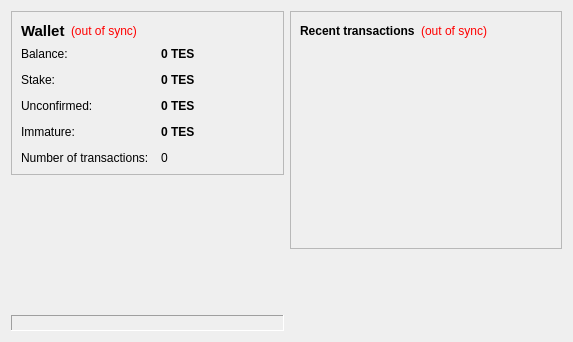
<?xml version="1.0" encoding="UTF-8"?>
<ui version="4.0">
 <class>OverviewPage</class>
 <widget class="QWidget" name="OverviewPage">
  <property name="geometry">
   <rect>
    <x>0</x>
    <y>0</y>
    <width>573</width>
    <height>342</height>
   </rect>
  </property>
  <property name="windowTitle">
   <string>Form</string>
  </property>
  <layout class="QHBoxLayout" name="horizontalLayout" stretch="1,1">
   <item>
    <layout class="QVBoxLayout" name="verticalLayout_2">
     <item>
      <widget class="QFrame" name="frame">
       <property name="frameShape">
        <enum>QFrame::StyledPanel</enum>
       </property>
       <property name="frameShadow">
        <enum>QFrame::Raised</enum>
       </property>
       <layout class="QVBoxLayout" name="verticalLayout_4">
        <item>
         <layout class="QHBoxLayout" name="horizontalLayout_4">
          <item>
           <widget class="QLabel" name="label_5">
            <property name="font">
             <font>
              <pointsize>11</pointsize>
              <weight>75</weight>
              <bold>true</bold>
             </font>
            </property>
            <property name="text">
             <string>Wallet</string>
            </property>
           </widget>
          </item>
          <item>
           <widget class="QLabel" name="labelWalletStatus">
            <property name="toolTip">
             <string>The displayed information may be out of date. Your wallet automatically synchronizes with the Teslacoin network after a connection is established, but this process has not completed yet.</string>
            </property>
            <property name="styleSheet">
             <string notr="true">QLabel { color: red; }</string>
            </property>
            <property name="text">
             <string notr="true">(out of sync)</string>
            </property>
            <property name="alignment">
             <set>Qt::AlignLeading|Qt::AlignLeft|Qt::AlignVCenter</set>
            </property>
           </widget>
          </item>
          <item>
           <spacer name="horizontalSpacer_2">
            <property name="orientation">
             <enum>Qt::Horizontal</enum>
            </property>
            <property name="sizeHint" stdset="0">
             <size>
              <width>40</width>
              <height>20</height>
             </size>
            </property>
           </spacer>
          </item>
         </layout>
        </item>
        <item>
         <layout class="QFormLayout" name="formLayout_2">
          <property name="fieldGrowthPolicy">
           <enum>QFormLayout::AllNonFixedFieldsGrow</enum>
          </property>
          <property name="horizontalSpacing">
           <number>12</number>
          </property>
          <property name="verticalSpacing">
           <number>12</number>
          </property>
          <item row="0" column="0">
           <widget class="QLabel" name="label">
            <property name="text">
             <string>Balance:</string>
            </property>
           </widget>
          </item>
          <item row="0" column="1">
           <widget class="QLabel" name="labelBalance">
            <property name="font">
             <font>
              <weight>75</weight>
              <bold>true</bold>
             </font>
            </property>
            <property name="cursor">
             <cursorShape>IBeamCursor</cursorShape>
            </property>
            <property name="toolTip">
             <string>Your current balance</string>
            </property>
            <property name="text">
             <string notr="true">0 TES</string>
            </property>
            <property name="textInteractionFlags">
             <set>Qt::LinksAccessibleByMouse|Qt::TextSelectableByKeyboard|Qt::TextSelectableByMouse</set>
            </property>
           </widget>
          </item>
          <item row="1" column="0">
           <widget class="QLabel" name="label_6">
            <property name="text">
             <string>Stake:</string>
            </property>
           </widget>
          </item>
          <item row="1" column="1">
           <widget class="QLabel" name="labelStake">
            <property name="font">
             <font>
              <weight>75</weight>
              <bold>true</bold>
             </font>
            </property>
            <property name="cursor">
             <cursorShape>IBeamCursor</cursorShape>
            </property>
            <property name="toolTip">
             <string>Total of coins that was staked, and do not yet count toward the current balance</string>
            </property>
            <property name="text">
             <string notr="true">0 TES</string>
            </property>
            <property name="textInteractionFlags">
             <set>Qt::LinksAccessibleByMouse|Qt::TextSelectableByKeyboard|Qt::TextSelectableByMouse</set>
            </property>
           </widget>
          </item>
          <item row="2" column="0">
           <widget class="QLabel" name="label_3">
            <property name="text">
             <string>Unconfirmed:</string>
            </property>
           </widget>
          </item>
          <item row="2" column="1">
           <widget class="QLabel" name="labelUnconfirmed">
            <property name="font">
             <font>
              <weight>75</weight>
              <bold>true</bold>
             </font>
            </property>
            <property name="cursor">
             <cursorShape>IBeamCursor</cursorShape>
            </property>
            <property name="toolTip">
             <string>Total of transactions that have yet to be confirmed, and do not yet count toward the current balance</string>
            </property>
            <property name="text">
             <string notr="true">0 TES</string>
            </property>
            <property name="textInteractionFlags">
             <set>Qt::LinksAccessibleByMouse|Qt::TextSelectableByKeyboard|Qt::TextSelectableByMouse</set>
            </property>
           </widget>
          </item>
          <item row="3" column="0">
           <widget class="QLabel" name="labelImmatureText">
            <property name="text">
             <string>Immature:</string>
            </property>
           </widget>
          </item>
          <item row="3" column="1">
           <widget class="QLabel" name="labelImmature">
            <property name="font">
             <font>
              <weight>75</weight>
              <bold>true</bold>
             </font>
            </property>
            <property name="toolTip">
             <string>Mined balance that has not yet matured</string>
            </property>
            <property name="text">
             <string notr="true">0 TES</string>
            </property>
            <property name="textInteractionFlags">
             <set>Qt::LinksAccessibleByMouse|Qt::TextSelectableByKeyboard|Qt::TextSelectableByMouse</set>
            </property>
           </widget>
          </item>
          <item row="4" column="0">
           <widget class="QLabel" name="label_2">
            <property name="text">
             <string>Number of transactions:</string>
            </property>
           </widget>
          </item>
          <item row="4" column="1">
           <widget class="QLabel" name="labelNumTransactions">
            <property name="toolTip">
             <string>Total number of transactions in wallet</string>
            </property>
            <property name="text">
             <string notr="true">0</string>
            </property>
           </widget>
          </item>
         </layout>
        </item>
       </layout>
      </widget>
     </item>
     <item>
      <spacer name="verticalSpacer">
       <property name="orientation">
        <enum>Qt::Vertical</enum>
       </property>
       <property name="sizeHint" stdset="0">
        <size>
         <width>20</width>
         <height>40</height>
        </size>
       </property>
      </spacer>
     </item>
     <item>
      <widget class="QLabel" name="label_7">
       <property name="frameShape">
        <enum>QFrame::Panel</enum>
       </property>
       <property name="frameShadow">
        <enum>QFrame::Sunken</enum>
       </property>
       <property name="text">
        <string/>
       </property>
       <property name="pixmap">
        <pixmap resource="../bitcoin.qrc">:/images/res/images/tesla-150-150.png</pixmap>
       </property>
       <property name="alignment">
        <set>Qt::AlignCenter</set>
       </property>
      </widget>
     </item>
    </layout>
   </item>
   <item>
    <layout class="QVBoxLayout" name="verticalLayout_3">
     <item>
      <widget class="QFrame" name="frame_2">
       <property name="frameShape">
        <enum>QFrame::StyledPanel</enum>
       </property>
       <property name="frameShadow">
        <enum>QFrame::Raised</enum>
       </property>
       <layout class="QVBoxLayout" name="verticalLayout">
        <item>
         <layout class="QHBoxLayout" name="horizontalLayout_2">
          <item>
           <widget class="QLabel" name="label_4">
            <property name="text">
             <string>&lt;b&gt;Recent transactions&lt;/b&gt;</string>
            </property>
           </widget>
          </item>
          <item>
           <widget class="QLabel" name="labelTransactionsStatus">
            <property name="toolTip">
             <string>The displayed information may be out of date. Your wallet automatically synchronizes with the Teslacoin network after a connection is established, but this process has not completed yet.</string>
            </property>
            <property name="styleSheet">
             <string notr="true">QLabel { color: red; }</string>
            </property>
            <property name="text">
             <string notr="true">(out of sync)</string>
            </property>
            <property name="alignment">
             <set>Qt::AlignRight|Qt::AlignTrailing|Qt::AlignVCenter</set>
            </property>
           </widget>
          </item>
          <item>
           <spacer name="horizontalSpacer">
            <property name="orientation">
             <enum>Qt::Horizontal</enum>
            </property>
            <property name="sizeHint" stdset="0">
             <size>
              <width>40</width>
              <height>20</height>
             </size>
            </property>
           </spacer>
          </item>
         </layout>
        </item>
        <item>
         <widget class="QListView" name="listTransactions">
          <property name="styleSheet">
           <string notr="true">QListView { background: transparent; }</string>
          </property>
          <property name="frameShape">
           <enum>QFrame::NoFrame</enum>
          </property>
          <property name="verticalScrollBarPolicy">
           <enum>Qt::ScrollBarAlwaysOff</enum>
          </property>
          <property name="horizontalScrollBarPolicy">
           <enum>Qt::ScrollBarAlwaysOff</enum>
          </property>
          <property name="selectionMode">
           <enum>QAbstractItemView::NoSelection</enum>
          </property>
         </widget>
        </item>
       </layout>
      </widget>
     </item>
     <item>
      <spacer name="verticalSpacer_2">
       <property name="orientation">
        <enum>Qt::Vertical</enum>
       </property>
       <property name="sizeHint" stdset="0">
        <size>
         <width>20</width>
         <height>40</height>
        </size>
       </property>
      </spacer>
     </item>
    </layout>
   </item>
  </layout>
 </widget>
 <resources>
  <include location="../bitcoin.qrc"/>
 </resources>
 <connections/>
</ui>
